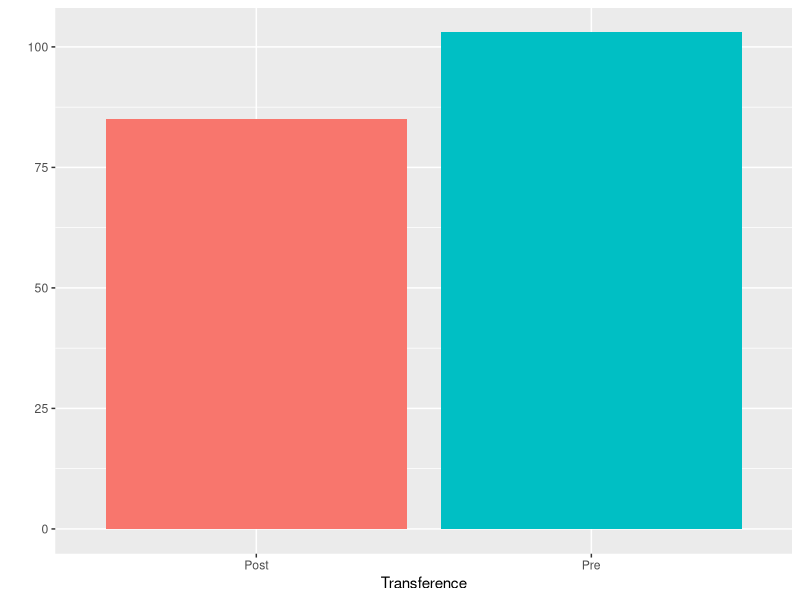
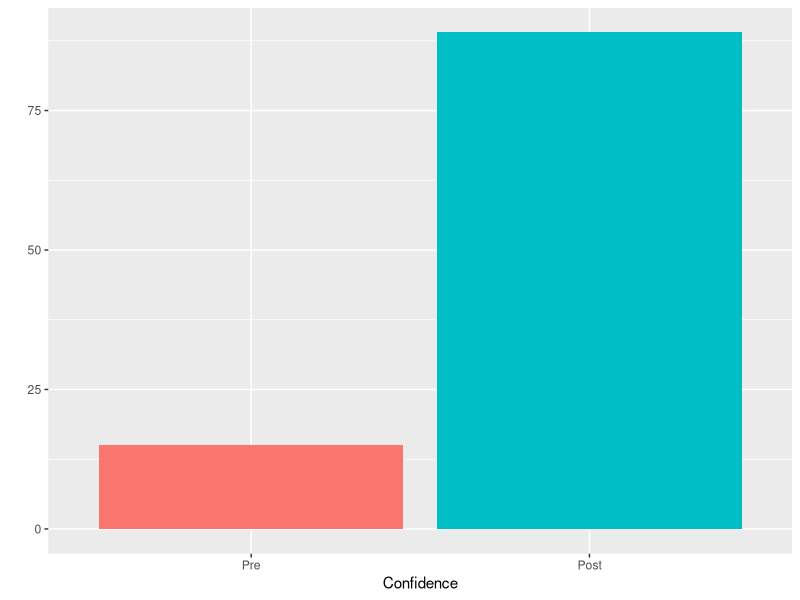
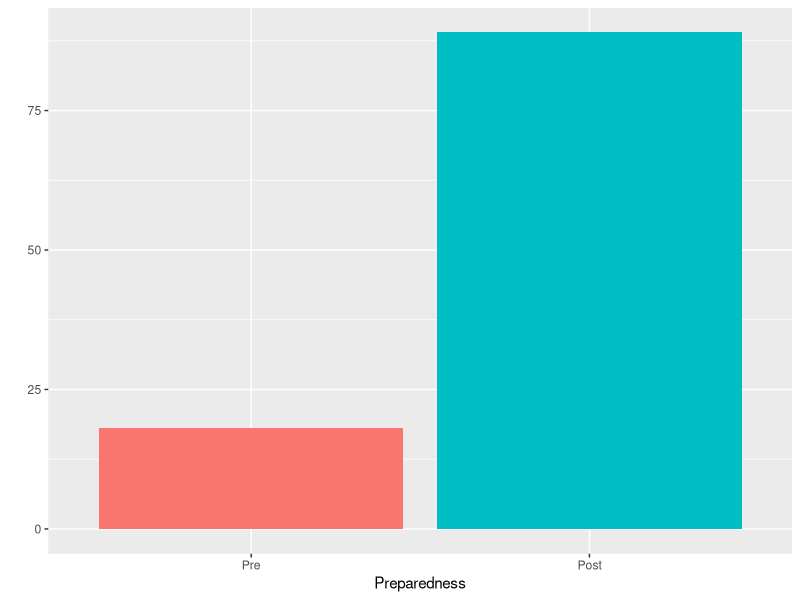

R code for these plots, in order:
library(plyr)
# library(papeR)
library(dplyr)
library(ggplot2)
library(knitr)
library(kableExtra)
library(tidyr)
# library(foreign)
# library(multcomp)
# library(broom)
# library(nlme)
library(tidyverse)
# library(stargazer)
# library(reshape2)
# library(rmarkdown)
library(psych)
# library(RColorBrewer)
# library(minpack.lm)
# library(numDeriv)
# # library(mosaic)
# library(pracma)
# library(formattable)
# library(lme4)
# library(sjPlot)
# library(lsmeans)


# Prepost data from working on Theil bodies

# read in data
Raw_theil = read.csv("Thiel Data.csv")

Raw_theil$Sub = NA

Raw_theil$Sub[2:nrow(Raw_theil)] = 1:(nrow(Raw_theil)-1)


Transfer = Raw_theil[2:nrow(Raw_theil), 1:2]
names(Transfer)[1:2]= c("Pre", "Post")
Transfer$Pre = as.numeric(Transfer$Pre)
Transfer$Post = as.numeric(Transfer$Post)
Result_Transfer=t.test( x=Transfer$Pre, y=Transfer$Post, paired = TRUE)
Result_Transfer
Transfer=gather(Transfer)

ggplot(data=Transfer, aes(x=key, y = value, fill = key)) +
  geom_bar(stat = "identity") +
  # scale_fill_manual(values = c("red", "green") ) +
  theme(legend.position="none")+
  xlab( "Transference")+
  ylab("")




## 
Confidence = Raw_theil[2:nrow(Raw_theil), 5:6]
names(Confidence)[1:2]= c("Pre", "Post")
Confidence$Pre = as.numeric(Confidence$Pre)
Confidence$Post = as.numeric(Confidence$Post)


Result_Confidence=t.test( x=Confidence$Pre, y=Confidence$Post, paired = TRUE)
Result_Confidence
Confidence=gather(Confidence)
Confidence$key = factor(Confidence$key, levels = c("Pre", "Post"))

ggplot(data=Confidence, aes(x=key, y = value, fill = key)) +
  geom_bar(stat = "identity") +
  # scale_fill_manual(values = c("red", "green") ) +
  theme(legend.position="none")+
  xlab( "Confidence")+
  ylab("")


## 
Preparedness = Raw_theil[2:nrow(Raw_theil), 9:10]
names(Preparedness)[1:2]= c("Pre", "Post")
Preparedness$Pre = as.numeric(Preparedness$Pre)
Preparedness$Post = as.numeric(Preparedness$Post)


Result_Preparedness=t.test( x=Preparedness$Pre, y=Preparedness$Post, paired = TRUE)
Result_Preparedness
Preparedness=gather(Preparedness)
Preparedness$key = factor(Preparedness$key, levels = c("Pre", "Post"))

ggplot(data=Preparedness, aes(x=key, y = value, fill = key)) +
  geom_bar(stat = "identity") +
  # scale_fill_manual(values = c("red", "green") ) +
  theme(legend.position="none")+
  xlab( "Preparedness")+
  ylab("")
